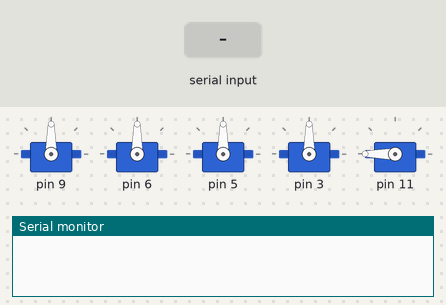
Recording of a sketch running on a simulated Arduino Uno, built with avr-gcc and run on an emulated ATmega328P. On the bench: 5 × servo, the last lines printed to the serial monitor. Inputs (shaded band) come from the test bench.

Above: at 1.2 s.
1.3 s: "1" received over Serial
At 3.07 s:
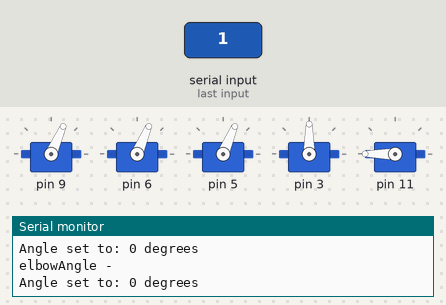
At 4.2 s:
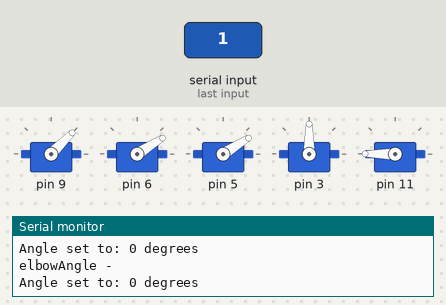
4.3 s: "0" received over Serial
At 7.2 s:
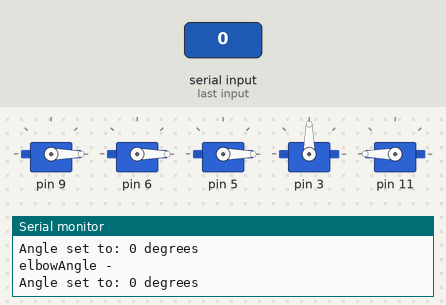
Timing chart, 0 to 8.7 s (numbered marks = the images above; inputs shaded):
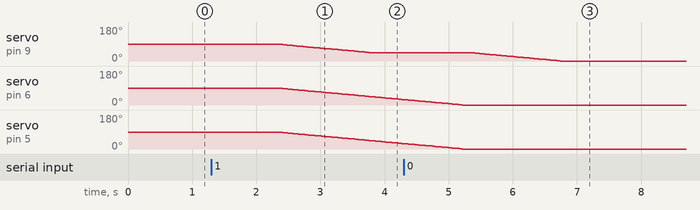

The sketch:

adeept-arm-receiver.ino
```cpp
#include "Arm.h"

Arm arm = Arm();

void checkForSerialMessages();

void setup() {
  delay(20);

  Serial.begin(115200);

  arm.init();
}
void loop() {
    checkForSerialMessages();

    arm.update();
}

void checkForSerialMessages(){
    if (Serial.available()) {
        String receivedStr = Serial.readString();

        // Format serial message as "x:y:z"
        int lastColonIndex = receivedStr.lastIndexOf(':');
        int firstColonIndex = receivedStr.indexOf(':');
        int length = receivedStr.length();

        String xStr = receivedStr.substring(0, firstColonIndex);
        String yStr = receivedStr.substring(firstColonIndex + 1, lastColonIndex);
        String zStr = receivedStr.substring(lastColonIndex + 1, length);

        // Extract coords from serial message string "x:y:z"
        double x = xStr.toDouble();
        double y = yStr.toDouble();
        double z = zStr.toDouble();

        Serial.println("Inputted values: x=" + xStr + ", y=" + yStr + ", z=" + zStr);

        arm.moveTo(x, y, z);
    }
}
```

Arm.h
```cpp
#include "ArmServo.h"
#include "Grabber.h"

class Arm {
    private:
        // base, angle1, angle2, grabberBase, grabberOpenClose (inital=closed)
        ArmServo base = ArmServo(9);
        ArmServo shoulder = ArmServo(6);
        ArmServo elbow = ArmServo(5);

        Grabber grabber = Grabber();

        static const double d1 = 6.5; // cm - Upperarm length
        static const double d2 = 13.5; // cm - Forearm length (including grabber)

        double toDegrees(double radians) {
            return radians * (180.0 / M_PI);
        }

        double getBaseAngle(int x, int y) {
            // theta = atan(opposite / adj)
            return toDegrees(atan2(abs(y), x));
        }

        /**
         * @brief Set the angles of the positional servos
         * @param baseAngle Angle of the horizontal base servo
         * @param shoulderAngle Servo 2
         * @param elbowAngle Servo 3
         */
        void setAngles(double baseAngle, double shoulderAngle, double elbowAngle) {
            Serial.println("baseAngle - ");
            base.setAngle(baseAngle);

            Serial.println("shoulderAngle - ");
            shoulder.setAngle(shoulderAngle);

            Serial.println("elbowAngle - ");
            elbow.setAngle(elbowAngle);

        }

    public:
        Arm(){
        }

        void init(){
            base.init();
            shoulder.init();
            elbow.init();

            grabber.init();
        }

        void update() {

        }

        /**
         * @brief Moves the arm to specific coordinates
         * @param x, y, z The coordinates
         */
        void moveTo(double x, double y, double z) {
            double baseAngle = getBaseAngle(x, y);

            double baseHyp = sqrt(sq(x) + sq(y));
            double l = sqrt(sq(baseHyp) + sq(z));

            // cos(A) = b^2 + c^2 - a^2 / 2bc
            double angle2theta1 = acos((sq(d1) + sq(l) - sq(d2)) / (2 * d1 * l));

            // sin(theta2) = opposite / hyp
            double angle2theta2 = asin(z / l);

            double angle1 = toDegrees(angle2theta1 + angle2theta2);

            // The law of cosines
            double angle2 = 360 - 90 - toDegrees(acos((sq(d2) + sq(d1) - sq(l)) / (2 * d2 * d1)));

            Serial.print("angle2theta1: ");
            Serial.println(angle2theta1);

            Serial.print("angle2theta2: ");
            Serial.println(angle2theta2);

            setAngles(baseAngle, angle1, angle2);
        }
};
```

ArmServo.h
```cpp
#ifndef ARMSERVO_H
#define ARMSERVO_H

#include <VarSpeedServo.h>

class ArmServo : public VarSpeedServo {
private:
  int servoPin;
  int initialAngle;
  int speed;

public:
  ArmServo(int servoPin, int initialAngle = 90, int speed = 20) {
    this->servoPin = servoPin;
    this->initialAngle = initialAngle;
    this->speed = speed;

    pinMode(servoPin, OUTPUT);
  }

  void init() {
    attach(servoPin);
    write(initialAngle);
  }

  int getServoPin() {
    return servoPin;
  }

  void setSpeed(int speed) {
    this->speed = speed;
  }

  void adjustAngle(int numToAdjustAngleBy, bool isBlocking = false) {
    int result = read() + numToAdjustAngleBy;

    if (result < 0 || result > 180) {
        Serial.println("angle adjustment out of bounds");
    } else {
        setAngle(read() + numToAdjustAngleBy, isBlocking);
    }
  }

  void setAngle(int angle, bool isBlocking = false) {
    if (angle > 180 || angle < 0) {
        Serial.println("Angle is " + String(angle % 180) + " out of bounds.");
    } else {
        Serial.println("Angle set to: " + String(angle) + " degrees");
        write(angle, speed, isBlocking);
    }
  }
};

#endif
```

Grabber.h
```cpp
#include "ArmServo.h"

class Grabber {
    public:
        ArmServo base = ArmServo(3);
        ArmServo pincers = ArmServo(11, 180);

        Grabber(){
        }

        void init(){
            base.init();
            pincers.init();
        }

        void close(){
            pincers.setAngle(0);
        }

        void open(){
            pincers.setAngle(180);
        }

};
```

Measured:
- after the input at 1.3 s, servo on pin 9: moves from 90° to 45° over 1.4 s, starting after 1.0 s; servo on pin 6, servo on pin 5: moves from 90° to 29° over 1.9 s, starting after 1.0 s
- after the input at 4.3 s, servo on pin 9: moves from 45° to 0° over 1.4 s, starting after 1.0 s
